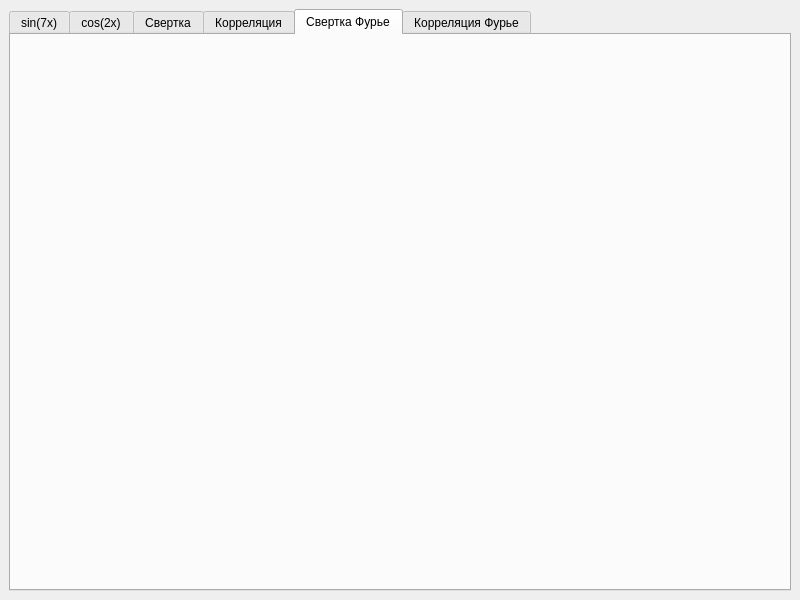
<?xml version="1.0" encoding="UTF-8"?>
<ui version="4.0">
 <class>MainWindow</class>
 <widget class="QMainWindow" name="MainWindow">
  <property name="geometry">
   <rect>
    <x>0</x>
    <y>0</y>
    <width>800</width>
    <height>600</height>
   </rect>
  </property>
  <property name="windowTitle">
   <string>MainWindow</string>
  </property>
  <widget class="QWidget" name="centralwidget">
   <layout class="QVBoxLayout" name="verticalLayout">
    <item>
     <widget class="QTabWidget" name="tabWidget">
      <property name="currentIndex">
       <number>4</number>
      </property>
      <widget class="QWidget" name="sinTab">
       <attribute name="title">
        <string>sin(7x)</string>
       </attribute>
      </widget>
      <widget class="QWidget" name="cosTab">
       <attribute name="title">
        <string>cos(2x)</string>
       </attribute>
      </widget>
      <widget class="QWidget" name="convTab">
       <attribute name="title">
        <string>Свертка</string>
       </attribute>
      </widget>
      <widget class="QWidget" name="corrTab">
       <attribute name="title">
        <string>Корреляция</string>
       </attribute>
      </widget>
      <widget class="QWidget" name="furConvTab">
       <attribute name="title">
        <string>Свертка Фурье</string>
       </attribute>
      </widget>
      <widget class="QWidget" name="furCorrTab">
       <attribute name="title">
        <string>Корреляция Фурье</string>
       </attribute>
      </widget>
     </widget>
    </item>
   </layout>
  </widget>
 </widget>
 <resources/>
 <connections/>
</ui>
